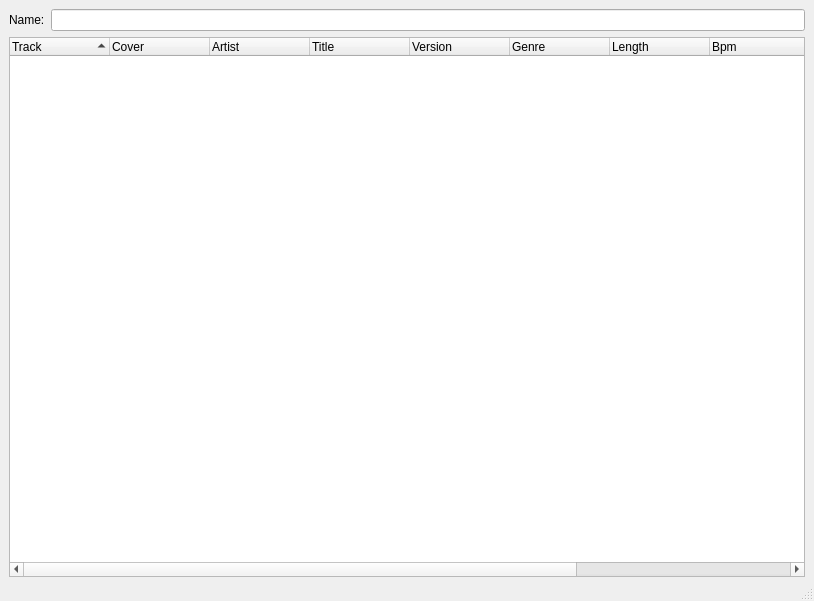
<?xml version="1.0" encoding="UTF-8"?>
<ui version="4.0">
 <class>playlistClass</class>
 <widget class="QMainWindow" name="playlistClass">
  <property name="geometry">
   <rect>
    <x>0</x>
    <y>0</y>
    <width>814</width>
    <height>601</height>
   </rect>
  </property>
  <property name="windowTitle">
   <string>Playlist</string>
  </property>
  <property name="windowIcon">
   <iconset resource="../../resources.qrc">
    <normaloff>:/devices25/resources/tr25x25-0016.png</normaloff>:/devices25/resources/tr25x25-0016.png</iconset>
  </property>
  <property name="iconSize">
   <size>
    <width>16</width>
    <height>16</height>
   </size>
  </property>
  <property name="animated">
   <bool>true</bool>
  </property>
  <property name="documentMode">
   <bool>false</bool>
  </property>
  <widget class="QWidget" name="centralwidget">
   <layout class="QVBoxLayout" name="verticalLayout">
    <property name="bottomMargin">
     <number>2</number>
    </property>
    <item>
     <layout class="QHBoxLayout" name="horizontalLayout">
      <item>
       <widget class="QLabel" name="label">
        <property name="text">
         <string>Name:</string>
        </property>
       </widget>
      </item>
      <item>
       <widget class="QLineEdit" name="playlistName">
        <property name="acceptDrops">
         <bool>false</bool>
        </property>
       </widget>
      </item>
     </layout>
    </item>
    <item>
     <widget class="PlaylistTracks" name="tracks">
      <property name="mouseTracking">
       <bool>false</bool>
      </property>
      <property name="contextMenuPolicy">
       <enum>Qt::CustomContextMenu</enum>
      </property>
      <property name="acceptDrops">
       <bool>true</bool>
      </property>
      <property name="showDropIndicator" stdset="0">
       <bool>true</bool>
      </property>
      <property name="dragEnabled">
       <bool>true</bool>
      </property>
      <property name="dragDropOverwriteMode">
       <bool>false</bool>
      </property>
      <property name="dragDropMode">
       <enum>QAbstractItemView::DragOnly</enum>
      </property>
      <property name="defaultDropAction">
       <enum>Qt::IgnoreAction</enum>
      </property>
      <property name="alternatingRowColors">
       <bool>true</bool>
      </property>
      <property name="selectionMode">
       <enum>QAbstractItemView::ExtendedSelection</enum>
      </property>
      <property name="selectionBehavior">
       <enum>QAbstractItemView::SelectRows</enum>
      </property>
      <property name="iconSize">
       <size>
        <width>64</width>
        <height>16</height>
       </size>
      </property>
      <property name="rootIsDecorated">
       <bool>false</bool>
      </property>
      <property name="uniformRowHeights">
       <bool>true</bool>
      </property>
      <property name="itemsExpandable">
       <bool>false</bool>
      </property>
      <property name="sortingEnabled">
       <bool>true</bool>
      </property>
      <property name="expandsOnDoubleClick">
       <bool>false</bool>
      </property>
      <column>
       <property name="text">
        <string>Track</string>
       </property>
      </column>
      <column>
       <property name="text">
        <string>Cover</string>
       </property>
      </column>
      <column>
       <property name="text">
        <string>Artist</string>
       </property>
      </column>
      <column>
       <property name="text">
        <string>Title</string>
       </property>
      </column>
      <column>
       <property name="text">
        <string>Version</string>
       </property>
      </column>
      <column>
       <property name="text">
        <string>Genre</string>
       </property>
      </column>
      <column>
       <property name="text">
        <string>Length</string>
       </property>
      </column>
      <column>
       <property name="text">
        <string>Bpm</string>
       </property>
      </column>
      <column>
       <property name="text">
        <string>Key</string>
       </property>
      </column>
      <column>
       <property name="text">
        <string>Rating</string>
       </property>
      </column>
      <column>
       <property name="text">
        <string>Source</string>
       </property>
      </column>
     </widget>
    </item>
   </layout>
  </widget>
  <widget class="QMenuBar" name="menubar">
   <property name="geometry">
    <rect>
     <x>0</x>
     <y>0</y>
     <width>814</width>
     <height>25</height>
    </rect>
   </property>
  </widget>
  <widget class="QStatusBar" name="statusbar"/>
 </widget>
 <customwidgets>
  <customwidget>
   <class>PlaylistTracks</class>
   <extends>QTreeWidget</extends>
   <header location="global">src/playlist/playlisttracks.h</header>
  </customwidget>
 </customwidgets>
 <resources>
  <include location="../../resources.qrc"/>
 </resources>
 <connections/>
</ui>
